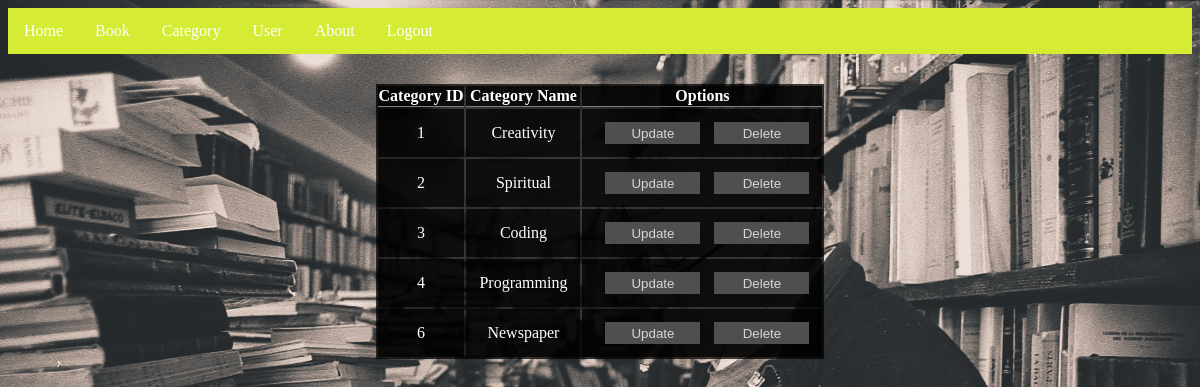
Screenshot of /admin/manage_category.php with the database file from the repository.
### tables this page shows
CREATE TABLE `category` (
  `category_id` int(11) NOT NULL,
  `category_name` varchar(30) NOT NULL
);

### admin/functions.php (called while the page is built, shortened)
<?php
$hostname = 'localhost';
$dbport = 3306;
$dbname = 'shopdb';
$username = 'root';
$password = '';
$connection = new mysqli($hostname, $username, $password,
	$dbname, $dbport);
function querySQL ($qry) {
	global $connection;
	$result = $connection->query($qry);
	return $result;
}
?>

### admin/manage_category.php (the view, shortened to what this page needs)
<?php
require_once 'header.php';
$sql = "SELECT * FROM category";
$result = querySQL($sql);
?>
<center>
<table class='tbl' border=1>
    <tr>
        <th> Category ID </th>
        <th> Category Name </th>
        <th> Options </th>
    </tr>
    <?php
    while ($row = mysqli_fetch_array($result)) {
    $id = $row['category_id'];
    $name = $row['category_name'];  ?>
    <tr>
        <td> <?= $id ?> </td>
        <td> <?= $name ?> </td>
        <td>
            <form class='frm_inline' action="update_category.php" method="POST">
                <input type='submit' class = "black_button"value='Update'>
            </form>
            <form class='frm_inline' action='delete_category.php' method="POST" onsubmit="return confirmDelete();">
                <input type='submit' class ="black_button" value='Delete'>
            </form>
        </td>
    </tr>
    <?php } ?>
</table>
</center>

### admin/css/style_admin.css (style rules this page uses)
form.frm_inline { display: inline; }
.tbl { margin-top: 30px; }
.background { background-image: url("../images/bookshop.jpg"); background-size: cover; }
fieldset, table, th, td { border: none; color: white; text-align: center; background-color: rgba(0,0,0,0.75); }
.black_button { color: #d6d6d6; border: none; width: 95px; height: 22px; margin-left: 10px; text-align: center; background-color: #4f4f4f; }
th { border-bottom: 1px solid grey; }
td { padding: 13px; }

### rows the page displays
category: category_id "1", category_name "Creativity"
category: category_id "2", category_name "Spiritual"
category: category_id "3", category_name "Coding"
category: category_id "4", category_name "Programming"
category: category_id "6", category_name "Newspaper"
